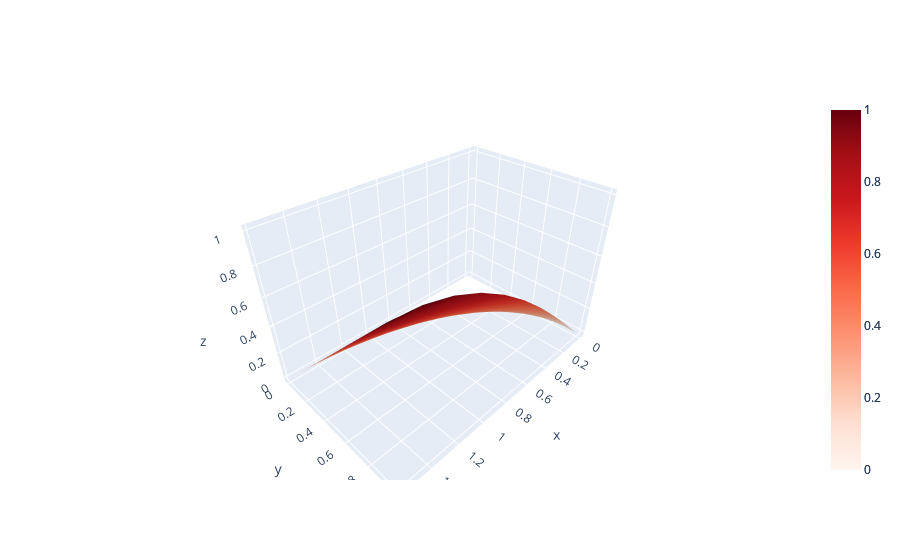

This figure's notebook cell:
### Code cell
fig = go.Figure(data=[go.Surface(z=U_true, x=X, y=Y, colorscale='Blues'), go.Surface(z=UU, x=X, y=Y, colorscale='Reds')])
fig.show()
